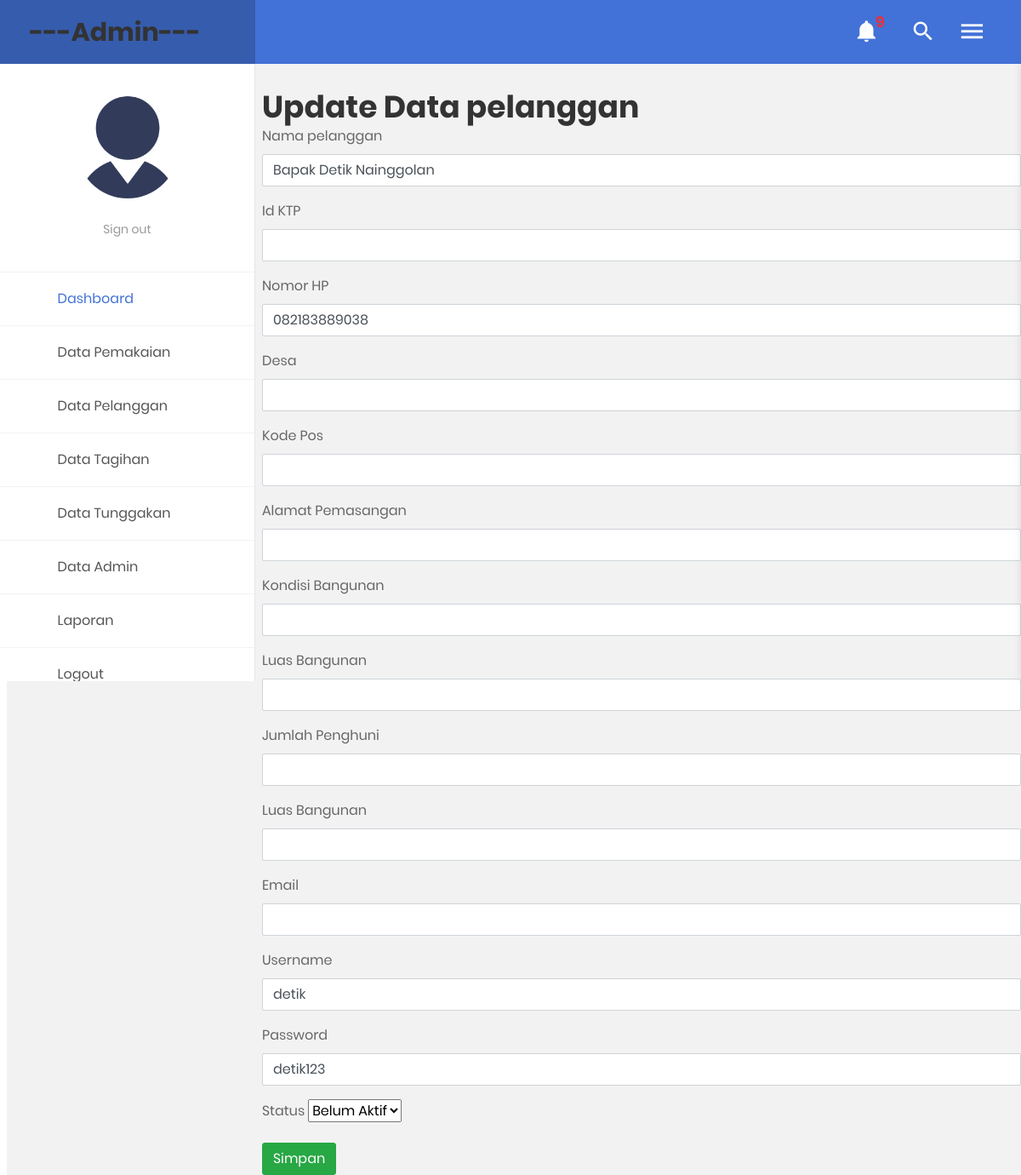
/index.php/admin/pelanggan/update/7, run on the app's committed database.
### tables this page shows
CREATE TABLE `tb_pelanggan` (
  `id_pelanggan` int(11) NOT NULL,
  `nama_pelanggan` varchar(100) NOT NULL,
  `id_ktp` varchar(20) NOT NULL,
  `no_hp` varchar(13) NOT NULL,
  `desa` varchar(30) NOT NULL,
  `kode_pos` varchar(10) NOT NULL,
  `alamat_pemasangan` text NOT NULL,
  `email` varchar(30) NOT NULL,
  `kondisi_bangunan` varchar(30) NOT NULL,
  `luas_bangunan` varchar(10) NOT NULL,
  `jumlah_penghuni` varchar(10) NOT NULL,
  `username` varchar(50) NOT NULL,
  `password` varchar(50) NOT NULL,
  `status` varchar(12) NOT NULL
);

### application/controllers/admin/pelanggan.php (called while the page is built, shortened)
<?php
class Pelanggan extends CI_Controller  {
	public function update($id)
	{
		$belum_aktif = $this->db->query("SELECT * FROM tb_pelanggan WHERE status='belum_aktif' ");
		$data['belum_aktif']=$belum_aktif->num_rows();
		$data['pelanggan'] = $this->db->query("select * from tb_pelanggan where id_pelanggan='$id'")->result();
		$this->load->view('templates_admin/header');
		$this->load->view('templates_admin/sidebar',$data);
		$this->load->view('admin/update_pelanggan', $data);
		$this->load->view('templates_admin/footer');
	}
}
 ?>

### index.php (called while the page is built, shortened)
<?php
require_once BASEPATH.'core/CodeIgniter.php';

### application/views/admin/update_pelanggan.php (the view, shortened to what this page needs)
<div class="page-container2 ml-2">
		<div class="section-header">
		<h1>Update Data pelanggan</h1>
		</div>
		<?php foreach($pelanggan as $plk) : ?>
		<form method="post" action="<?php echo base_url('admin/pelanggan/update_aksi'); ?>">
						<div class="form-group">
						<label>Nama pelanggan</label>
						<input type="text" name="nama_pelanggan" class="form-control" value="<?php echo $plk->nama_pelanggan ?>">
					 </div>
					 <div class="form-group">
						<label>Id KTP</label>
						<input type="text" name="id_ktp" class="form-control" value="<?php echo $plk->id_ktp ?>">
					 </div>
					 <div class="form-group">
						<label>Nomor HP</label>
						<input type="text" name="no_hp" class="form-control" value="<?php echo $plk->no_hp ?>">
					 </div>
					 <div class="form-group">
						<label>Desa</label>
						<input type="text" name="desa" class="form-control" value="<?php echo $plk->desa ?>">
					 </div>
					 <div class="form-group">
						<label>Kode Pos</label>
						<input type="text" name="kode_pos" class="form-control" value="<?php echo $plk->kode_pos ?>">
					 </div>
					 <div class="form-group">
						<label>Alamat Pemasangan</label>
						<input type="text" name="alamat_pemasangan" class="form-control" value="<?php echo $plk->alamat_pemasangan ?>">
					 </div>
					  <div class="form-group">
						<label>Kondisi Bangunan</label>
						<input type="text" name="kondisi_bangunan" class="form-control" value="<?php echo $plk->kondisi_bangunan ?>">
					 </div>
					 <div class="form-group">
						<label>Luas Bangunan</label>
						<input type="text" name="luas_bangunan" class="form-control" value="<?php echo $plk->luas_bangunan ?>">
					 </div>
					 <div class="form-group">
						<label>Jumlah Penghuni</label>
						<input type="text" name="jumlah_penghuni" class="form-control" value="<?php echo $plk->jumlah_penghuni ?>">
					 </div>
					 <div class="form-group">
						<label>Luas Bangunan</label>
						<input type="text" name="luas_bangunan" class="form-control" value="<?php echo $plk->luas_bangunan ?>">
					 </div>
					 <div class="form-group">
						<label>Email</label>
						<input type="text" name="email" class="form-control" value="<?php echo $plk->email ?>">
					 </div>
					 <div class="form-group">
						<label>Username</label>
						<input type="text" name="username" class="form-control" value="<?php echo $plk->username ?>">
					 </div>
					 <div class="form-group">
						<label>Password</label>
						<input type="text" name="password" class="form-control" value="<?php echo $plk->password ?>">
					 </div>
					 <div class="form-group">
						<label>Status</label>
						<select name="status">
							<option value="belum_aktif">Belum Aktif</option>
						</select>
					 </div>
			<button type="submit" class="btn btn-success">Simpan</button>
			</form>
<?php endforeach; ?>
</div>

### data on the page
tb_pelanggan: nama_pelanggan "Bapak Detik Nainggolan", no_hp "082183889038", username "detik", password "detik123"
